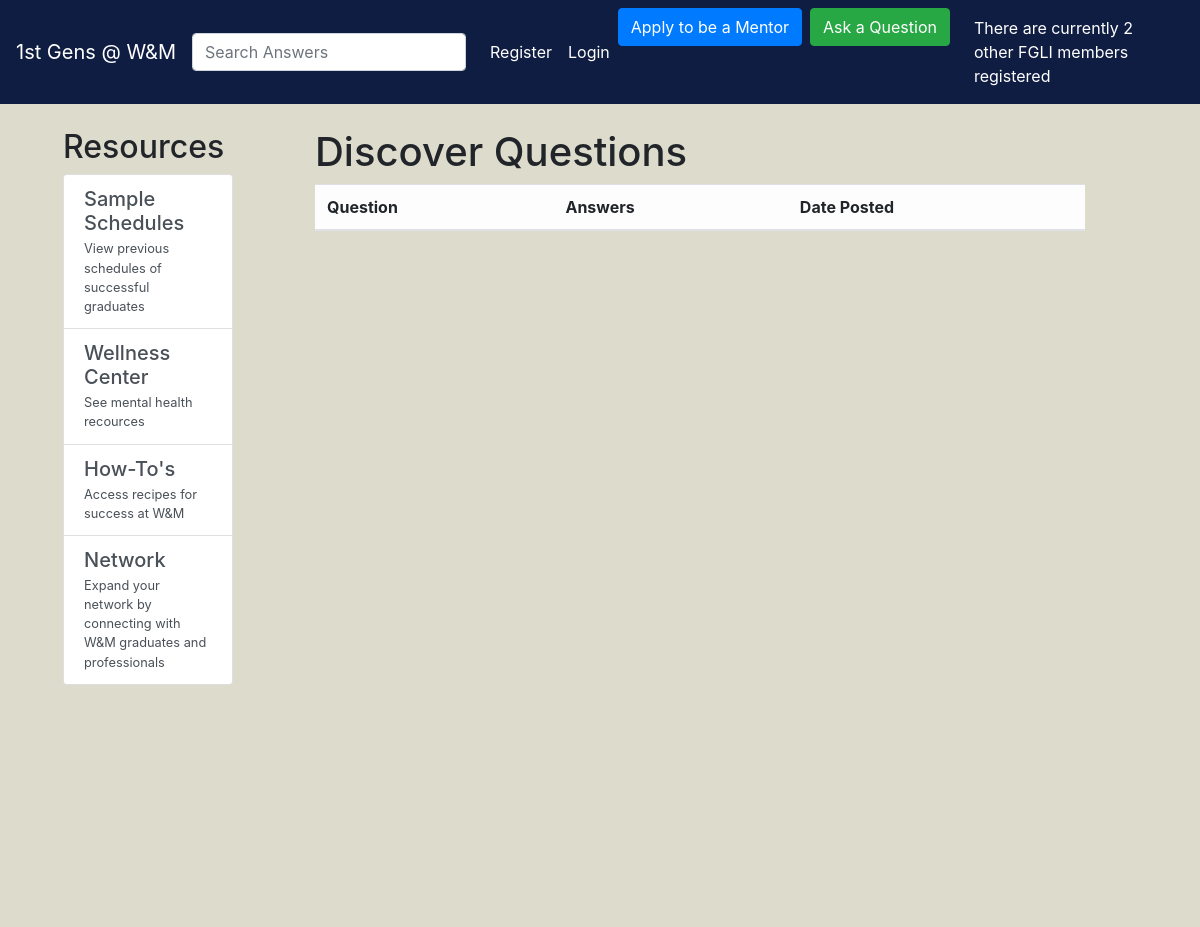
/network/ (upper part), run on an earlier commit of the app's database.
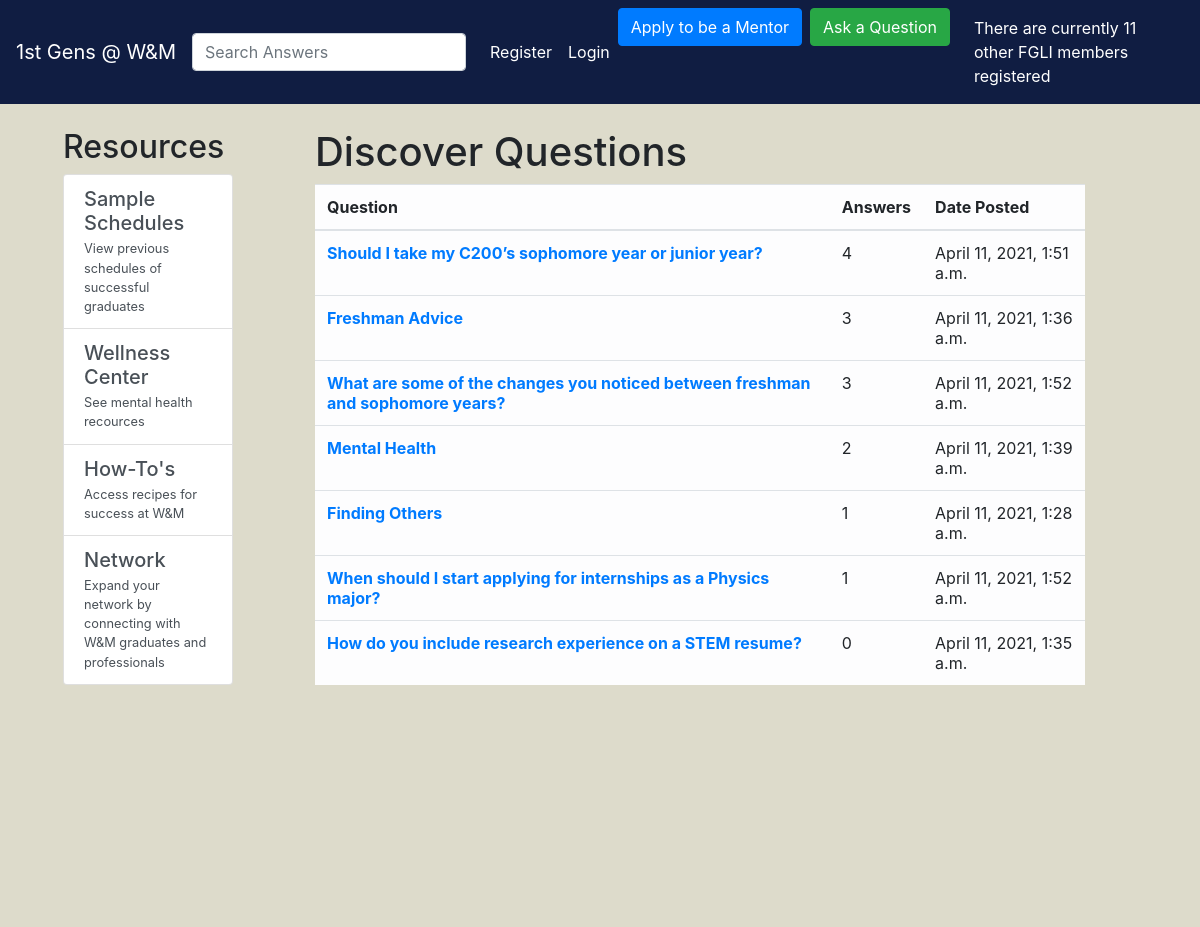
And on a later commit of the database.
### network/models.py (models this page shows, shortened)
class Question(models.Model):
    user = models.ForeignKey(User, on_delete=models.CASCADE, related_name='questions', null=True)
    title = models.CharField(max_length=100, null=True)
    category = models.CharField(max_length=50, null=True)
    question = models.CharField(max_length=10000, null=False, default="Sample question")
    datetime = models.DateTimeField(auto_now=True)
    answers_tot = models.IntegerField(default=0)

### network/views.py (the view)
# urls.py: path('network/', include('network.urls'), name='network'),
def network(request):
	all_questions = Question.objects.filter().order_by('-answers_tot')
	context = {'all_questions': all_questions}
	return render(request, 'network/network.html',context)

### network/templatetags/tt.py (called while the page is built)
@register.filter(name='usercount')
def usercount(req):
    ct = User.objects.filter()
    return ct.count()

### network/templates/network/network.html (shortened to what this page needs)
{% extends "network/basic.html" %}
{% block content %}
{% load static %}
	<div style="min-height: 100%; position: relative;">
		<div class="col-md-8" style="position: absolute; top: 0; bottom: 0; left: 4%;">
			<section>
				<div class="row">
					<div class="col-md-3">
						<h2>Resources</h2>
						<div class="list-group">
							<a class="list-group-item list-group-item-action" href="#">
								<div class="justify-content-between">
									<h5 class="mb-1">Sample Schedules</h5>
									<small>View previous schedules of successful graduates</small>
								</div>
							</a>
							<a class="list-group-item list-group-item-action" href="#">
								<div class="justify-content-between">
									<h5 class="mb-1">Wellness Center</h5>
									<small>See mental health recources</small>
								</div>
							</a>
							<a class="list-group-item list-group-item-action" href="#">
								<div class="justify-content-between">
									<h5 class="mb-1">How-To's</h5>
									<small>Access recipes for success at W&M</small>
								</div>
							</a>
							<a class="list-group-item list-group-item-action" href="#">
								<div class="justify-content-between">
									<h5 class="mb-1">Network</h5>
									<small>Expand your network by connecting with W&M graduates and professionals</small>
								</div>
							</a>
					</div>
				</div>
			</section>
		</div>
		<div class="col-md-8" style="position: absolute; top: 0; bottom: 0; left: 25%">
			<section>
				<h1>Discover Questions</h1>
				<table class="table table-hover table-light">
					<thead>
						<tr>
							<th scope="col">Question</th>
							<th scope="col">Answers</th>
							<th scope="col">Date Posted</th>
						</tr>
					</thead>
					<tbody>
						{% for question in all_questions %}
						<tr>
							<th scope="row"><a href="/network/{{ question.id }}">{{ question.title }}</a></th>
							<td>{{ question.answers_tot }}</td>
							<td>{{ question.datetime }}</td>
						</tr>
						{% endfor %}
					</tbody>
				</table>
			</section>
		</div>
	</div>
{% endblock %}

### network/templates/network/basic.html (shortened to what this page needs)
<head>
	{% load static %}
	<link rel="stylesheet" href="https://maxcdn.bootstrapcdn.com/bootstrap/4.0.0/css/bootstrap.min.css">
	<link rel="stylesheet" type="text/css" href="{% static 'network/style.css' %}">
</head>
<body
	style="background-color: #DDDBCB">
	{% include "network/includes/navbar.html" %}
	<div class='' id="visiblepage" style="margin-bottom: 15%">
		<br>
		{% block content %}
		{% endblock %}
	</div>
</body>

### network/templates/network/includes/navbar.html (shortened to what this page needs)
{% load tt %}
<nav class="navbar navbar-expand-lg navbar-light " style="background-color: #101D42">
  <a class="navbar-brand text-white" href="/network/">1st Gens @ W&M</a>
  <div class="collapse navbar-collapse" id="navbarNav">
    <form class="form-inline my-2 my-lg-0" >
      <input class="form-control mr-sm-2" type="search" placeholder="Search Answers" aria-label="Search">
    </form>
    <ul class="navbar-nav ml-2">
      {% if user.is_authenticated %}
        <li class="nav-item">
          <a class="nav-link text-white" href="/network/logout/">Logout</a>
        </li>
      {% else %}
      	<li class="nav-item">
    			<a class="nav-link text-white" href="/network/register/">Register</a>
    		</li>
    		<li class="nav-item">
    			<a class="nav-link text-white" href="/network/login/">Login</a>
    		</li>
      {% endif %}
    </ul>
    <ul class="navbar-nav ml-auto">
      <li class="nav-item mr-2">
        <a class="btn btn-primary" role="button" href="/network/mentorapp">Apply to be a Mentor</a>
      </li>
      <li class="nav-item mr-2">
        <a class="btn btn-success" role="button" href="/network/newquestion">Ask a Question</a>
      </li>
      <li class="nav-item ml-2">
        <div class="nav-link text-white" href="#">There are currently {{ all_questions|usercount }} other FGLI members registered</div>
      </li>
    </ul>
  </div>
</nav>

What changed in the data, as far as the page shows it:
added Question: title "Should I take my C200’s sophomore year or junior year?", answers_tot "4", datetime "April 11, 2021, 1:51 a.m."
added Question: title "Freshman Advice", answers_tot "3", datetime "April 11, 2021, 1:36 a.m."
added Question: title "What are some of the changes you noticed between freshman and sophomore years?", answers_tot "3", datetime "April 11, 2021, 1:52 a.m."
added Question: title "Mental Health", answers_tot "2", datetime "April 11, 2021, 1:39 a.m."
added Question: title "Finding Others", answers_tot "1", datetime "April 11, 2021, 1:28 a.m."
added Question: title "When should I start applying for internships as a Physics major?", answers_tot "1", datetime "April 11, 2021, 1:52 a.m."
added Question: title "How do you include research experience on a STEM resume?", answers_tot "0", datetime "April 11, 2021, 1:35 a.m."
Also different on the page:
{{ all_questions|usercount }}: "2" → "11"
